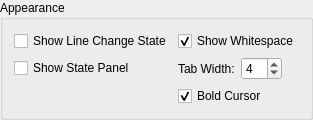
                <widget class="QGroupBox" name="groupBox_9">
                 <property name="title">
                  <string>Appearance</string>
                 </property>
                 <layout class="QGridLayout" name="gridLayout_6">
                  <item row="2" column="0">
                   <layout class="QHBoxLayout" name="horizontalLayout_6">
                    <item>
                     <spacer name="horizontalSpacer_6">
                      <property name="orientation">
                       <enum>Qt::Horizontal</enum>
                      </property>
                      <property name="sizeHint" stdset="0">
                       <size>
                        <width>40</width>
                        <height>20</height>
                       </size>
                      </property>
                     </spacer>
                    </item>
                   </layout>
                  </item>
                  <item row="1" column="0">
                   <widget class="QCheckBox" name="checkBoxState">
                    <property name="text">
                     <string>Show State Panel</string>
                    </property>
                    <property name="advancedOption" stdset="0">
                     <bool>true</bool>
                    </property>
                   </widget>
                  </item>
                  <item row="1" column="1">
                   <layout class="QHBoxLayout" name="horizontalLayout_7">
                    <item>
                     <widget class="QLabel" name="label_22">
                      <property name="text">
                       <string>Tab Width:</string>
                      </property>
                     </widget>
                    </item>
                    <item>
                     <widget class="QSpinBox" name="sbTabSpace">
                      <property name="minimum">
                       <number>1</number>
                      </property>
                      <property name="maximum">
                       <number>32</number>
                      </property>
                      <property name="value">
                       <number>4</number>
                      </property>
                     </widget>
                    </item>
                    <item>
                     <spacer name="horizontalSpacer_5">
                      <property name="orientation">
                       <enum>Qt::Horizontal</enum>
                      </property>
                      <property name="sizeHint" stdset="0">
                       <size>
                        <width>0</width>
                        <height>20</height>
                       </size>
                      </property>
                     </spacer>
                    </item>
                   </layout>
                  </item>
                  <item row="0" column="1">
                   <widget class="QCheckBox" name="checkBoxShowWhitespace">
                    <property name="text">
                     <string>Show Whitespace</string>
                    </property>
                    <property name="checked">
                     <bool>true</bool>
                    </property>
                    <property name="advancedOption" stdset="0">
                     <bool>true</bool>
                    </property>
                   </widget>
                  </item>
                  <item row="0" column="0">
                   <widget class="QCheckBox" name="checkBoxLineState">
                    <property name="text">
                     <string>Show Line Change State</string>
                    </property>
                    <property name="advancedOption" stdset="0">
                     <bool>true</bool>
                    </property>
                   </widget>
                  </item>
                  <item row="2" column="1">
                   <widget class="QCheckBox" name="checkBoxBoldCursor">
                    <property name="toolTip">
                     <string>Draw cursor as a thick line</string>
                    </property>
                    <property name="text">
                     <string>Bold Cursor</string>
                    </property>
                    <property name="checked">
                     <bool>true</bool>
                    </property>
                    <property name="advancedOption" stdset="0">
                     <bool>true</bool>
                    </property>
                   </widget>
                  </item>
                 </layout>
                </widget>
